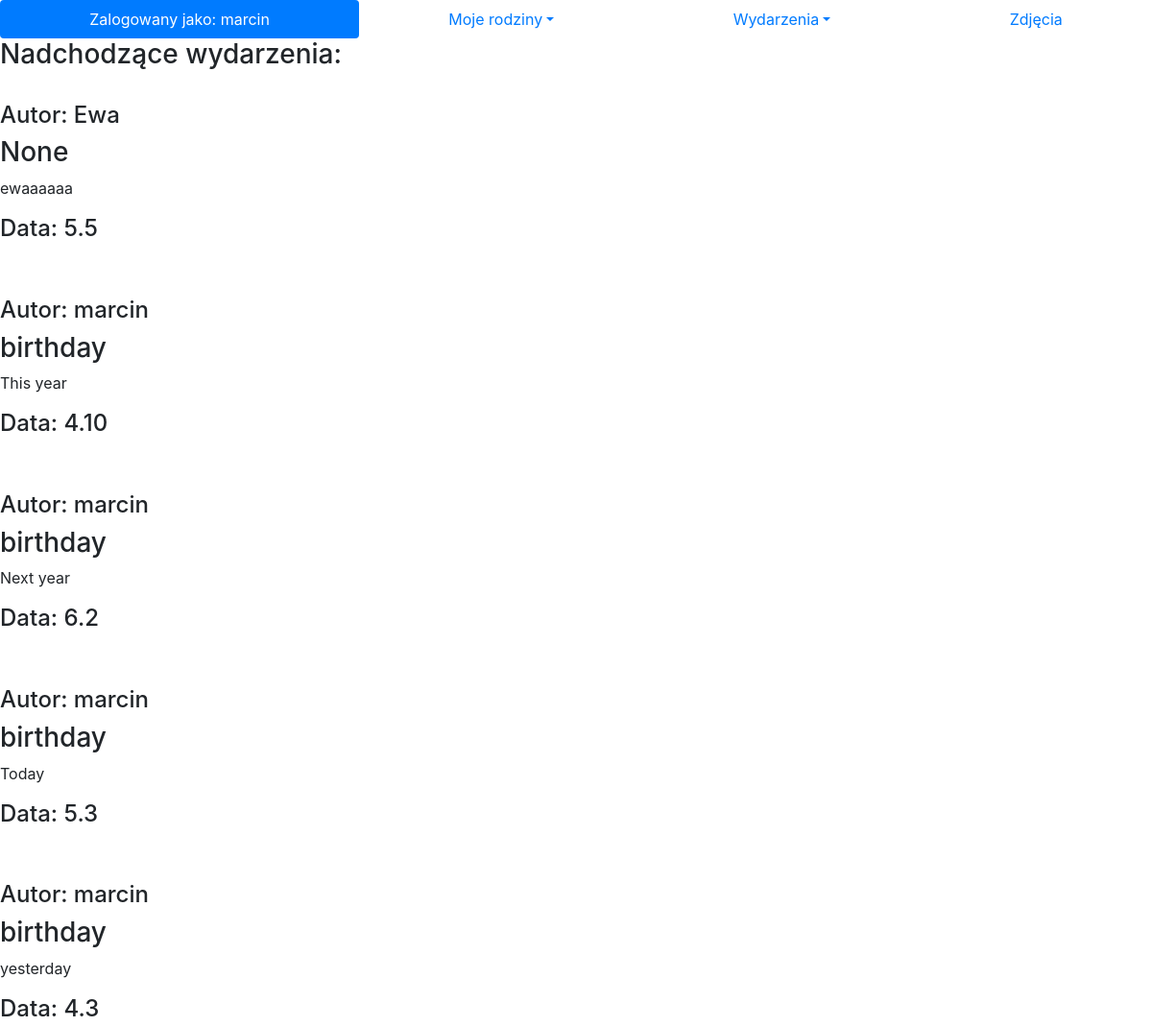
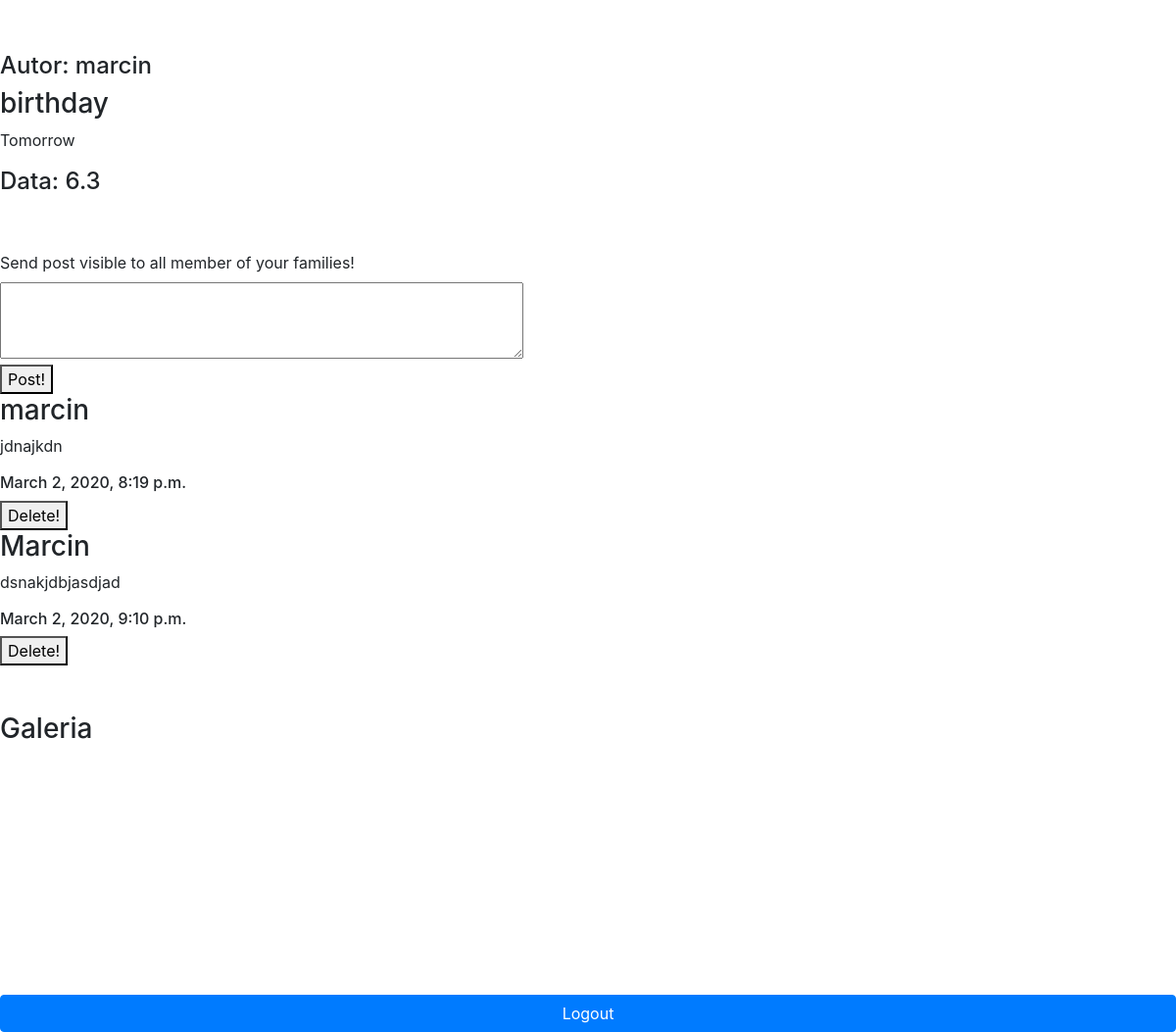
Screenshot of /loggedin/ (signed in) with the database file from the repository (2 pictures, top to bottom).
### logged/models.py (models this page shows, shortened)
class Event(models.Model):
    author = models.CharField(max_length=256, default='None')
    occasion = models.CharField(max_length=64, default='None')
    desc = models.TextField(blank=True)
    day = models.PositiveSmallIntegerField(default=0)
    month = models.PositiveSmallIntegerField(default=0)

class Post(models.Model):
    author = models.CharField(max_length=256, default='None')
    text = models.TextField()
    date = models.DateTimeField(auto_now_add=True)

### Authentication/views.py (the view, shortened to what this page needs)
# urls.py: path('loggedin/', Logedin, name='logedin'),
@login_required
def Logedin(request):
    if request.method == 'GET':
        families = Family.objects.filter()
        my_families = [] # families that I belong to
        events = Event.objects.all()# all database events
        members_of_my_families = []
        events_in_my_families = []
        for family in families:
            for member in family.members.all():
                if str(member) == str(request.user.username):
                    my_families.append(family)
        for family in my_families:
            for member in family.members.all():
                members_of_my_families.append(member.member)
        members_of_my_families = list(dict.fromkeys(members_of_my_families))
        for event in events:
            if event.author in members_of_my_families:
                events_in_my_families.append(event)
        events_in_my_families = list(dict.fromkeys(events_in_my_families))
        for event_in_family in events_in_my_families:
            if event_in_family.month < datetime.datetime.now().month:
                event_in_family.this_year = datetime.datetime(datetime.datetime.now().year + 1, event_in_family.month,
                                                              event_in_family.month)
            elif event_in_family.month > datetime.datetime.now().month:
                event_in_family.this_year = datetime.datetime(datetime.datetime.now().year,
                                                              event_in_family.month,
                                                              event_in_family.month)
            else:
                if event_in_family.day < datetime.datetime.now().day:
                    event_in_family.this_year = datetime.datetime(datetime.datetime.now().year + 1,
                                                                  event_in_family.month,
                                                                  event_in_family.month)
                else:
                    event_in_family.this_year = datetime.datetime(datetime.datetime.now().year,
                                                                  event_in_family.month,
                                                                  event_in_family.month)
        sorted_events = sorted(events_in_my_families, key=attrgetter('this_year'))
        posts = Post.objects.all() #all posts
        posts_in_my_families = []
        for post in posts:
            if post.author in members_of_my_families:
                posts_in_my_families.append(post)
        posts_in_my_families = list(dict.fromkeys(posts_in_my_families))
        photos = Photo.objects.all()  # all photos
        photos_in_my_families = []
        for photo in photos:
            if photo.author in members_of_my_families:
                photos_in_my_families.append(photo)
        photos_in_my_families = list(dict.fromkeys(photos_in_my_families))
        return render(request, 'Authentication/loggedin.html',{'my_families':my_families, 'events_in_my_families':sorted_events, 'members_of_my_families':members_of_my_families,'posts_in_my_families':posts_in_my_families,'photos_in_my_families':photos_in_my_families})

### Authentication/models.py (called while the page is built)
    def __str__(self):
        return self.member

### Authentication/templates/Authentication/loggedin.html (shortened to what this page needs)
{% extends 'Authentication/base.html' %}
{% block content %}
<ul class="nav nav-pills nav-fill">
  <li class="nav-item">
    <a class="nav-link active">Zalogowany jako: {{ user.username }}</a>
  </li>
  <li class="nav-item dropdown">
    <a class="nav-link dropdown-toggle" data-toggle="dropdown" href="#" role="button" aria-haspopup="true" aria-expanded="false">Moje rodziny</a>
  </li>
  <li class="nav-item dropdown">
    <a class="nav-link dropdown-toggle" data-toggle="dropdown" href="#" role="button" aria-haspopup="true" aria-expanded="false">Wydarzenia</a>
  </li>
  <li class="nav-item">
    <a class="nav-link" href="{% url 'photos'%}">Zdjęcia</a>
  </li>
</ul>
{% if not my_families%}
<h2>Czas dołączyć do jakiejś rodziny</h2> <br>
<h4>Stwórz jako pierwszy swoją rodzię lub poproś osobę która zaprosiła Cię do Familiara o ID rodziny do której chciałbyś dołączyć</h4><br><br>
    <a href="{% url 'createfamily'%}" class="btn btn-primary btn-block">Stwórz rodzinę</a><br>
    <a href="{% url 'joinfamily'%}" class="btn btn-primary btn-block">Dołącz do istniejące rodziny</a><br>
{% else %}
<h3>Nadchodzące wydarzenia:</h3><br>
{% for event in events_in_my_families %}
<div>
    <h4>Autor: {{ event.author }}</h4>
    <h3> {{ event.occasion }}</h3>
    <p>{{ event.desc }}</p>
    <h4>Data: {{ event.day }}.{{ event.month }}</h4>
</div><br><br>
{% endfor %}
<dvi>
    <div>
        <form method="POST">
           <label for="send_post">Send post visible to all member of your families!</label><br>
           <textarea name='send_post' id='send_post' rows="3" cols="50"></textarea><br>
           <button type="submit">Post!</button>
        </form>
    </div>
    <div>
        {% if posts_in_my_families %}
            {% for post in posts_in_my_families %}
                <div>
                    <h3>{{ post.author }}</h3>
                    <p>{{ post.text }}</p>
                    <h6>{{ post.date }}</h6>
                            <form method="POST">
                               <button type="submit">Delete!</button>
                            </form>
                </div>
            {% endfor %}
        {% endif %}
    </div>
<br>
<br>
{% if photos_in_my_families %}
<div id="carouselExampleControls" class="carousel slide" data-ride="carousel" >
  <div class="carousel-inner">
    <div class="carousel-item active" style="height: 30vh;width:auto;">
      <h3 style="position: 20px;">Galeria</h3>
    </div>
  </div>
  <a class="carousel-control-prev" href="#carouselExampleControls" role="button" data-slide="prev">
    <span class="carousel-control-prev-icon" aria-hidden="true"></span>
  </a>
  <a class="carousel-control-next" href="#carouselExampleControls" role="button" data-slide="next">
    <span class="carousel-control-next-icon" aria-hidden="true"></span>
  </a>
</div>
{% endif %}
{% endif %}
<br>
<br>
<form action="{% url 'logoutuser' %}" method="POST">
    <button type="submit" class="btn btn-primary btn-block">Logout</button>
</form>
{% endblock %}

### rows the page displays
Event: author "Ewa", occasion "None", desc "ewaaaaaa", day "5", month "5"
Event: author "marcin", occasion "birthday", desc "This year", day "4", month "10"
Event: author "marcin", occasion "birthday", desc "Next year", day "6", month "2"
Event: author "marcin", occasion "birthday", desc "Today", day "5", month "3"
Event: author "marcin", occasion "birthday", desc "yesterday", day "4", month "3"
Event: author "marcin", occasion "birthday", desc "Tomorrow", day "6", month "3"
Post: author "marcin", text "jdnajkdn", date "March 2, 2020, 8:19 p.m."
Post: author "Marcin", text "dsnakjdbjasdjad", date "March 2, 2020, 9:10 p.m."

### other values shown
{{ user.username }} "marcin"
